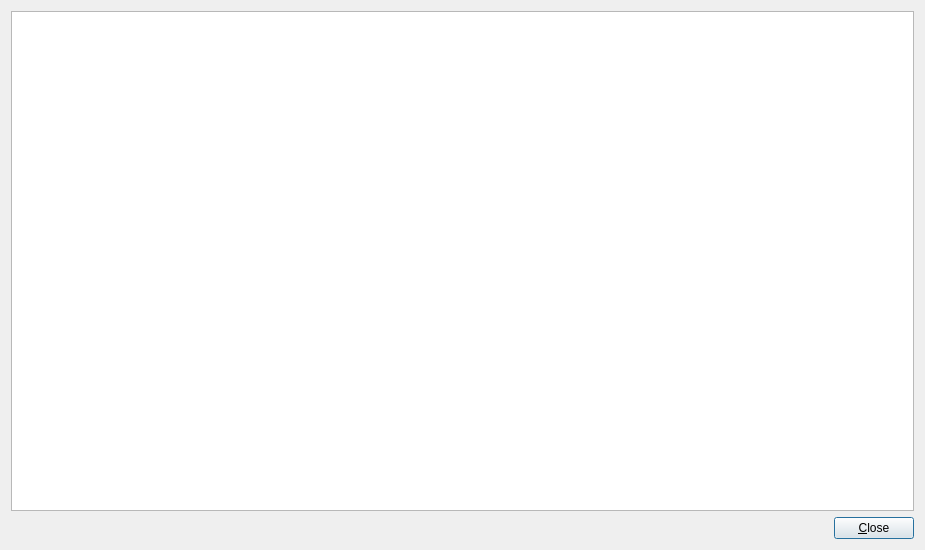
<?xml version="1.0" encoding="UTF-8"?>
<ui version="4.0">
 <class>SconchoManual</class>
 <widget class="QDialog" name="SconchoManual">
  <property name="geometry">
   <rect>
    <x>0</x>
    <y>0</y>
    <width>925</width>
    <height>550</height>
   </rect>
  </property>
  <property name="windowTitle">
   <string>Sconcho Manual</string>
  </property>
  <layout class="QVBoxLayout" name="verticalLayout">
   <item>
    <widget class="QTextBrowser" name="helpBrowser"/>
   </item>
   <item>
    <layout class="QHBoxLayout" name="horizontalLayout">
     <item>
      <spacer name="horizontalSpacer">
       <property name="orientation">
        <enum>Qt::Horizontal</enum>
       </property>
       <property name="sizeHint" stdset="0">
        <size>
         <width>40</width>
         <height>20</height>
        </size>
       </property>
      </spacer>
     </item>
     <item>
      <widget class="QPushButton" name="pushButton">
       <property name="text">
        <string>&amp;Close</string>
       </property>
      </widget>
     </item>
    </layout>
   </item>
  </layout>
 </widget>
 <resources/>
 <connections>
  <connection>
   <sender>pushButton</sender>
   <signal>clicked()</signal>
   <receiver>SconchoManual</receiver>
   <slot>accept()</slot>
   <hints>
    <hint type="sourcelabel">
     <x>175</x>
     <y>512</y>
    </hint>
    <hint type="destinationlabel">
     <x>184</x>
     <y>532</y>
    </hint>
   </hints>
  </connection>
 </connections>
</ui>
